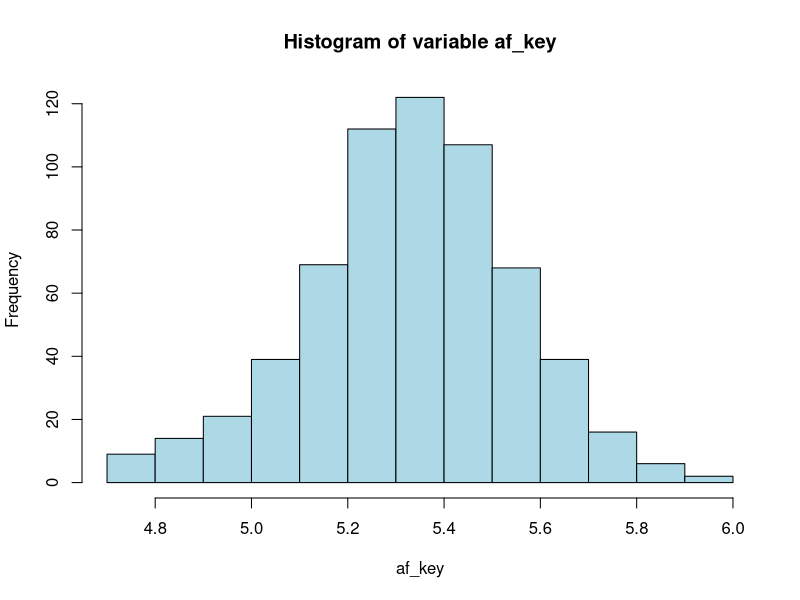

The R script that drew this image:
# Libraries
library(dplyr)
library(ggplot2)

# Read the data
data <- read.csv(file = "preprocessed_data.csv")
data <- data %>% select(-X)

# Check the structure
str(data)

# Exploratory Data Analysis

# Summary statistics
data %>%
  select(-c(year_month, time)) %>%
  group_by(country) %>%
  summarize(mean_sky = mean(sky), 
            mean_temperature = mean(temperature),
            sum_streams = sum(streams)) %>%
  arrange(desc(sum_streams))

# Check the distribution of variables

# Write a function "plot_hist" to plot the distribution of numeric variable

plot_hist <- function(df, x) {
  if (!is.character(df[[x]])){
    hist(df[[x]], 
         main = paste('Histogram of variable', x),
         col = "lightblue",
         xlab = x)
  } else {
    print("Wrong type!")
  }
}

plot_hist(data, 'af_key')
